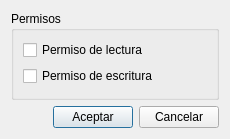
<?xml version="1.0" encoding="UTF-8"?>
<ui version="4.0">
 <class>FRolPersmisosModificar</class>
 <widget class="QDialog" name="FRolPersmisosModificar">
  <property name="geometry">
   <rect>
    <x>0</x>
    <y>0</y>
    <width>230</width>
    <height>139</height>
   </rect>
  </property>
  <property name="windowTitle">
   <string>Permisos</string>
  </property>
  <layout class="QGridLayout" name="gridLayout_2">
   <item row="0" column="0">
    <widget class="QGroupBox" name="groupBox">
     <property name="title">
      <string>Permisos</string>
     </property>
     <layout class="QGridLayout" name="gridLayout">
      <item row="0" column="0">
       <widget class="QCheckBox" name="chbxR">
        <property name="text">
         <string>Permiso de lectura</string>
        </property>
       </widget>
      </item>
      <item row="1" column="0">
       <widget class="QCheckBox" name="chbxW">
        <property name="text">
         <string>Permiso de escritura</string>
        </property>
       </widget>
      </item>
     </layout>
    </widget>
   </item>
   <item row="1" column="0">
    <layout class="QHBoxLayout" name="horizontalLayout">
     <item>
      <spacer name="horizontalSpacer">
       <property name="orientation">
        <enum>Qt::Horizontal</enum>
       </property>
       <property name="sizeHint" stdset="0">
        <size>
         <width>40</width>
         <height>20</height>
        </size>
       </property>
      </spacer>
     </item>
     <item>
      <widget class="QPushButton" name="btnAceptar">
       <property name="text">
        <string>Aceptar</string>
       </property>
       <property name="icon">
        <iconset resource="../../app/app.qrc">
         <normaloff>:/pics/dialog-ok.png</normaloff>:/pics/dialog-ok.png</iconset>
       </property>
      </widget>
     </item>
     <item>
      <widget class="QPushButton" name="btnCancelar">
       <property name="text">
        <string>Cancelar</string>
       </property>
       <property name="icon">
        <iconset resource="../../app/app.qrc">
         <normaloff>:/pics/dialog-close.png</normaloff>:/pics/dialog-close.png</iconset>
       </property>
      </widget>
     </item>
    </layout>
   </item>
  </layout>
 </widget>
 <resources>
  <include location="../../app/app.qrc"/>
  <include location="../../app/app.qrc"/>
 </resources>
 <connections>
  <connection>
   <sender>btnCancelar</sender>
   <signal>clicked()</signal>
   <receiver>FRolPersmisosModificar</receiver>
   <slot>close()</slot>
   <hints>
    <hint type="sourcelabel">
     <x>165</x>
     <y>114</y>
    </hint>
    <hint type="destinationlabel">
     <x>182</x>
     <y>135</y>
    </hint>
   </hints>
  </connection>
 </connections>
</ui>
